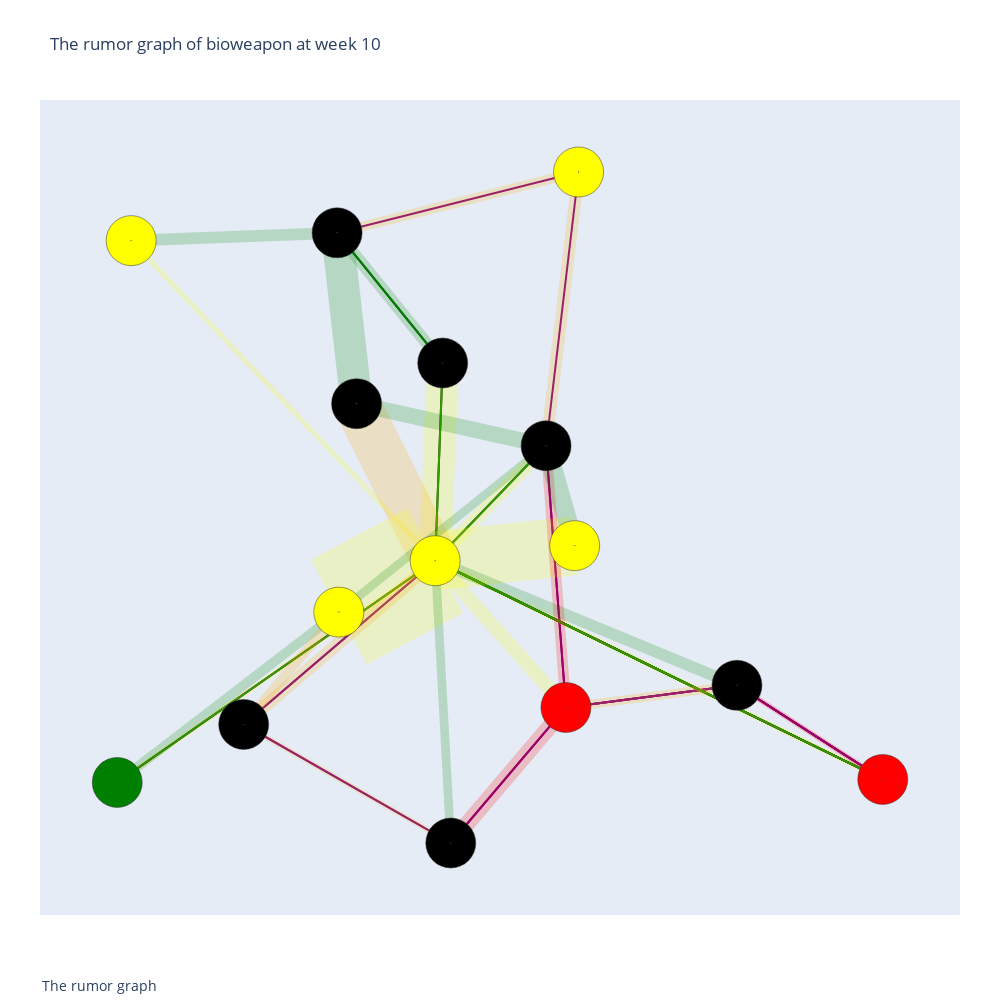

The notebook cell this image was saved under:
### Code cell
rm = 'bioweapon'
wk = 10
fig = plot_rumor(rm, wk, weekly_rumors[rm][wk], act_mapping, centres)
fig

### Figure 1 — Plotly figure (JSON) as saved in the notebook; plotly's stock layout.template omitted (floating-point values rounded to 4 significant figures)
{"data": [{"hoverinfo": "none", "line": {"color": "black", "width": 2}, "mode": "lines", "opacity": 1, "type": "scatter", "x": [-0.2586, -0.01502, null], "y": [0.8243, 0.4747, null]}, {"hoverinfo": "none", "line": {"color": "black", "width": 2}, "mode": "lines", "opacity": 1, "type": "scatter", "x": [-0.01502, -0.03239, null], "y": [0.4747, -0.05593, null]}, {"hoverinfo": "none", "line": {"color": "black", "width": 2}, "mode": "lines", "opacity": 1, "type": "scatter", "x": [-0.03239, 1.0, null], "y": [-0.05593, -0.6429, null]}, {"hoverinfo": "text", "marker": {"color": "grey", "opacity": 0}, "mode": "markers", "text": ["", "", ""], "type": "scatter", "x": [-0.1368, -0.0237, 0.4838], "y": [0.6495, 0.2094, -0.3494]}, {"hoverinfo": "none", "line": {"color": "purple", "width": 2}, "mode": "lines", "opacity": 1, "type": "scatter", "x": [-0.2586, 0.2984, null], "y": [0.8243, 0.9875, null]}, {"hoverinfo": "none", "line": {"color": "purple", "width": 2}, "mode": "lines", "opacity": 1, "type": "scatter", "x": [0.2984, 0.2234, null], "y": [0.9875, 0.2528, null]}, {"hoverinfo": "none", "line": {"color": "purple", "width": 2}, "mode": "lines", "opacity": 1, "type": "scatter", "x": [0.2234, 0.2692, null], "y": [0.2528, -0.4498, null]}, {"hoverinfo": "none", "line": {"color": "purple", "width": 2}, "mode": "lines", "opacity": 1, "type": "scatter", "x": [0.2692, 0.6638, null], "y": [-0.4498, -0.3903, null]}, {"hoverinfo": "none", "line": {"color": "purple", "width": 2}, "mode": "lines", "opacity": 1, "type": "scatter", "x": [0.6638, 1.0, null], "y": [-0.3903, -0.6429, null]}, {"hoverinfo": "text", "marker": {"color": "grey", "opacity": 0}, "mode": "markers", "text": ["", "", "", "", ""], "type": "scatter", "x": [0.01989, 0.2609, 0.2463, 0.4665, 0.8319], "y": [0.9059, 0.6201, -0.09851, -0.42, -0.5166]}, {"hoverinfo": "none", "line": {"color": "green", "width": 2}, "mode": "lines", "opacity": 1, "type": "scatter", "x": [-0.2586, -0.01502, null], "y": [0.8243, 0.4747, null]}, {"hoverinfo": "none", "line": {"color": "green", "width": 2}, "mode": "lines", "opacity": 1, "type": "scatter", "x": [-0.01502, -0.03239, null], "y": [0.4747, -0.05593, null]}, {"hoverinfo": "none", "line": {"color": "green", "width": 2}, "mode": "lines", "opacity": 1, "type": "scatter", "x": [-0.03239, 1.0, null], "y": [-0.05593, -0.6429, null]}, {"hoverinfo": "text", "marker": {"color": "grey", "opacity": 0}, "mode": "markers", "text": ["", "", ""], "type": "scatter", "x": [-0.1368, -0.0237, 0.4838], "y": [0.6495, 0.2094, -0.3494]}, {"hoverinfo": "none", "line": {"color": "black", "width": 2}, "mode": "lines", "opacity": 1, "type": "scatter", "x": [-0.7657, -0.03239, null], "y": [-0.651, -0.05593, null]}, {"hoverinfo": "none", "line": {"color": "black", "width": 2}, "mode": "lines", "opacity": 1, "type": "scatter", "x": [-0.03239, 1.0, null], "y": [-0.05593, -0.6429, null]}, {"hoverinfo": "text", "marker": {"color": "grey", "opacity": 0}, "mode": "markers", "text": ["", ""], "type": "scatter", "x": [-0.3991, 0.4838], "y": [-0.3535, -0.3494]}, {"hoverinfo": "none", "line": {"color": "purple", "width": 2}, "mode": "lines", "opacity": 1, "type": "scatter", "x": [-0.7657, -0.03239, null], "y": [-0.651, -0.05593, null]}, {"hoverinfo": "none", "line": {"color": "purple", "width": 2}, "mode": "lines", "opacity": 1, "type": "scatter", "x": [-0.03239, -0.4741, null], "y": [-0.05593, -0.4953, null]}, {"hoverinfo": "none", "line": {"color": "purple", "width": 2}, "mode": "lines", "opacity": 1, "type": "scatter", "x": [-0.4741, 0.003569, null], "y": [-0.4953, -0.8136, null]}, {"hoverinfo": "none", "line": {"color": "purple", "width": 2}, "mode": "lines", "opacity": 1, "type": "scatter", "x": [0.003569, 0.2692, null], "y": [-0.8136, -0.4498, null]}, {"hoverinfo": "none", "line": {"color": "purple", "width": 2}, "mode": "lines", "opacity": 1, "type": "scatter", "x": [0.2692, 0.6638, null], "y": [-0.4498, -0.3903, null]}, {"hoverinfo": "none", "line": {"color": "purple", "width": 2}, "mode": "lines", "opacity": 1, "type": "scatter", "x": [0.6638, 1.0, null], "y": [-0.3903, -0.6429, null]}, {"hoverinfo": "text", "marker": {"color": "grey", "opacity": 0}, "mode": "markers", "text": ["", "", "", "", "", ""], "type": "scatter", "x": [-0.3991, -0.2532, -0.2353, 0.1364, 0.4665, 0.8319], "y": [-0.3535, -0.2756, -0.6544, -0.6317, -0.42, -0.5166]}, {"hoverinfo": "none", "line": {"color": "green", "width": 2}, "mode": "lines", "opacity": 1, "type": "scatter", "x": [-0.7657, -0.03239, null], "y": [-0.651, -0.05593, null]}, {"hoverinfo": "none", "line": {"color": "green", "width": 2}, "mode": "lines", "opacity": 1, "type": "scatter", "x": [-0.03239, 1.0, null], "y": [-0.05593, -0.6429, null]}, {"hoverinfo": "text", "marker": {"color": "grey", "opacity": 0}, "mode": "markers", "text": ["", ""], "type": "scatter", "x": [-0.3991, 0.4838], "y": [-0.3535, -0.3494]}, {"hoverinfo": "none", "line": {"color": "black", "width": 2}, "mode": "lines", "opacity": 1, "type": "scatter", "x": [-0.03239, 1.0, null], "y": [-0.05593, -0.6429, null]}, {"hoverinfo": "text", "marker": {"color": "grey", "opacity": 0}, "mode": "markers", "text": [""], "type": "scatter", "x": [0.4838], "y": [-0.3494]}, {"hoverinfo": "none", "line": {"color": "purple", "width": 2}, "mode": "lines", "opacity": 1, "type": "scatter", "x": [-0.03239, -0.4741, null], "y": [-0.05593, -0.4953, null]}, {"hoverinfo": "none", "line": {"color": "purple", "width": 2}, "mode": "lines", "opacity": 1, "type": "scatter", "x": [-0.4741, 0.003569, null], "y": [-0.4953, -0.8136, null]}, {"hoverinfo": "none", "line": {"color": "purple", "width": 2}, "mode": "lines", "opacity": 1, "type": "scatter", "x": [0.003569, 0.2692, null], "y": [-0.8136, -0.4498, null]}, {"hoverinfo": "none", "line": {"color": "purple", "width": 2}, "mode": "lines", "opacity": 1, "type": "scatter", "x": [0.2692, 0.6638, null], "y": [-0.4498, -0.3903, null]}, {"hoverinfo": "none", "line": {"color": "purple", "width": 2}, "mode": "lines", "opacity": 1, "type": "scatter", "x": [0.6638, 1.0, null], "y": [-0.3903, -0.6429, null]}, {"hoverinfo": "text", "marker": {"color": "grey", "opacity": 0}, "mode": "markers", "text": ["", "", "", "", ""], "type": "scatter", "x": [-0.2532, -0.2353, 0.1364, 0.4665, 0.8319], "y": [-0.2756, -0.6544, -0.6317, -0.42, -0.5166]}, {"hoverinfo": "none", "line": {"color": "green", "width": 2}, "mode": "lines", "opacity": 1, "type": "scatter", "x": [-0.03239, 1.0, null], "y": [-0.05593, -0.6429, null]}, {"hoverinfo": "text", "marker": {"color": "grey", "opacity": 0}, "mode": "markers", "text": [""], "type": "scatter", "x": [0.4838], "y": [-0.3494]}, {"hoverinfo": "none", "line": {"color": "black", "width": 2}, "mode": "lines", "opacity": 1, "type": "scatter", "x": [0.2234, -0.03239, null], "y": [0.2528, -0.05593, null]}, {"hoverinfo": "none", "line": {"color": "black", "width": 2}, "mode": "lines", "opacity": 1, "type": "scatter", "x": [-0.03239, 1.0, null], "y": [-0.05593, -0.6429, null]}, {"hoverinfo": "text", "marker": {"color": "grey", "opacity": 0}, "mode": "markers", "text": ["", ""], "type": "scatter", "x": [0.09551, 0.4838], "y": [0.09841, -0.3494]}, {"hoverinfo": "none", "line": {"color": "purple", "width": 2}, "mode": "lines", "opacity": 1, "type": "scatter", "x": [0.2234, 0.2692, null], "y": [0.2528, -0.4498, null]}, {"hoverinfo": "none", "line": {"color": "purple", "width": 2}, "mode": "lines", "opacity": 1, "type": "scatter", "x": [0.2692, 0.6638, null], "y": [-0.4498, -0.3903, null]}, {"hoverinfo": "none", "line": {"color": "purple", "width": 2}, "mode": "lines", "opacity": 1, "type": "scatter", "x": [0.6638, 1.0, null], "y": [-0.3903, -0.6429, null]}, {"hoverinfo": "text", "marker": {"color": "grey", "opacity": 0}, "mode": "markers", "text": ["", "", ""], "type": "scatter", "x": [0.2463, 0.4665, 0.8319], "y": [-0.09851, -0.42, -0.5166]}, {"hoverinfo": "none", "line": {"color": "green", "width": 2}, "mode": "lines", "opacity": 1, "type": "scatter", "x": [0.2234, -0.03239, null], "y": [0.2528, -0.05593, null]}, {"hoverinfo": "none", "line": {"color": "green", "width": 2}, "mode": "lines", "opacity": 1, "type": "scatter", "x": [-0.03239, 1.0, null], "y": [-0.05593, -0.6429, null]}, {"hoverinfo": "text", "marker": {"color": "grey", "opacity": 0}, "mode": "markers", "text": ["", ""], "type": "scatter", "x": [0.09551, 0.4838], "y": [0.09841, -0.3494]}, {"hoverinfo": "none", "line": {"color": "yellow", "width": 5.26}, "mode": "lines", "opacity": 0.2, "type": "scatter", "x": [-0.7336, -0.03239, null], "y": [0.8032, -0.05593, null]}, {"hoverinfo": "none", "line": {"color": "green", "width": 11.82}, "mode": "lines", "opacity": 0.2, "type": "scatter", "x": [-0.7336, -0.2586, null], "y": [0.8032, 0.8243, null]}, {"hoverinfo": "none", "line": {"color": "yellow", "width": 32.02}, "mode": "lines", "opacity": 0.2, "type": "scatter", "x": [-0.03239, -0.01502, null], "y": [-0.05593, 0.4747, null]}, {"hoverinfo": "none", "line": {"color": "orange", "width": 47.19}, "mode": "lines", "opacity": 0.2, "type": "scatter", "x": [-0.03239, -0.2137, null], "y": [-0.05593, 0.3656, null]}, {"hoverinfo": "none", "line": {"color": "yellow", "width": 118.7}, "mode": "lines", "opacity": 0.2, "type": "scatter", "x": [-0.03239, -0.2547, null], "y": [-0.05593, -0.1938, null]}, {"hoverinfo": "none", "line": {"color": "yellow", "width": 5.26}, "mode": "lines", "opacity": 0.2, "type": "scatter", "x": [-0.03239, 1.0, null], "y": [-0.05593, -0.6429, null]}, {"hoverinfo": "none", "line": {"color": "yellow", "width": 13.79}, "mode": "lines", "opacity": 0.2, "type": "scatter", "x": [-0.03239, 0.2234, null], "y": [-0.05593, 0.2528, null]}, {"hoverinfo": "none", "line": {"color": "yellow", "width": 5.26}, "mode": "lines", "opacity": 0.2, "type": "scatter", "x": [-0.03239, -0.7657, null], "y": [-0.05593, -0.651, null]}, {"hoverinfo": "none", "line": {"color": "yellow", "width": 58.88}, "mode": "lines", "opacity": 0.2, "type": "scatter", "x": [-0.03239, 0.2894, null], "y": [-0.05593, -0.01547, null]}, {"hoverinfo": "none", "line": {"color": "orange", "width": 12.76}, "mode": "lines", "opacity": 0.2, "type": "scatter", "x": [-0.03239, -0.4741, null], "y": [-0.05593, -0.4953, null]}, {"hoverinfo": "none", "line": {"color": "yellow", "width": 13.79}, "mode": "lines", "opacity": 0.2, "type": "scatter", "x": [-0.03239, 0.2692, null], "y": [-0.05593, -0.4498, null]}, {"hoverinfo": "none", "line": {"color": "green", "width": 8.707}, "mode": "lines", "opacity": 0.2, "type": "scatter", "x": [-0.03239, 0.003569, null], "y": [-0.05593, -0.8136, null]}, {"hoverinfo": "none", "line": {"color": "green", "width": 11.59}, "mode": "lines", "opacity": 0.2, "type": "scatter", "x": [-0.03239, 0.6638, null], "y": [-0.05593, -0.3903, null]}, {"hoverinfo": "none", "line": {"color": "red", "width": 15.98}, "mode": "lines", "opacity": 0.2, "type": "scatter", "x": [0.2692, 0.003569, null], "y": [-0.4498, -0.8136, null]}, {"hoverinfo": "none", "line": {"color": "orange", "width": 8.93}, "mode": "lines", "opacity": 0.2, "type": "scatter", "x": [0.2692, 0.6638, null], "y": [-0.4498, -0.3903, null]}, {"hoverinfo": "none", "line": {"color": "red", "width": 10.85}, "mode": "lines", "opacity": 0.2, "type": "scatter", "x": [0.2692, 0.2234, null], "y": [-0.4498, 0.2528, null]}, {"hoverinfo": "none", "line": {"color": "green", "width": 31.97}, "mode": "lines", "opacity": 0.2, "type": "scatter", "x": [-0.2137, -0.2586, null], "y": [0.3656, 0.8243, null]}, {"hoverinfo": "none", "line": {"color": "green", "width": 15.98}, "mode": "lines", "opacity": 0.2, "type": "scatter", "x": [-0.2137, 0.2234, null], "y": [0.3656, 0.2528, null]}, {"hoverinfo": "none", "line": {"color": "green", "width": 9.8}, "mode": "lines", "opacity": 0.2, "type": "scatter", "x": [-0.7657, -0.2547, null], "y": [-0.651, -0.1938, null]}, {"hoverinfo": "none", "line": {"color": "orange", "width": 5.26}, "mode": "lines", "opacity": 0.2, "type": "scatter", "x": [-0.4741, 0.003569, null], "y": [-0.4953, -0.8136, null]}, {"hoverinfo": "none", "line": {"color": "orange", "width": 9.893}, "mode": "lines", "opacity": 0.2, "type": "scatter", "x": [-0.4741, -0.2547, null], "y": [-0.4953, -0.1938, null]}, {"hoverinfo": "none", "line": {"color": "orange", "width": 9.8}, "mode": "lines", "opacity": 0.2, "type": "scatter", "x": [-0.2586, 0.2984, null], "y": [0.8243, 0.9875, null]}, {"hoverinfo": "none", "line": {"color": "green", "width": 12.09}, "mode": "lines", "opacity": 0.2, "type": "scatter", "x": [-0.2586, -0.01502, null], "y": [0.8243, 0.4747, null]}, {"hoverinfo": "none", "line": {"color": "green", "width": 19.41}, "mode": "lines", "opacity": 0.2, "type": "scatter", "x": [0.2234, 0.2894, null], "y": [0.2528, -0.01547, null]}, {"hoverinfo": "none", "line": {"color": "orange", "width": 12.09}, "mode": "lines", "opacity": 0.2, "type": "scatter", "x": [0.2234, 0.2984, null], "y": [0.2528, 0.9875, null]}, {"hoverinfo": "none", "line": {"color": "green", "width": 8.555}, "mode": "lines", "opacity": 0.2, "type": "scatter", "x": [0.2234, -0.2547, null], "y": [0.2528, -0.1938, null]}, {"hoverinfo": "none", "line": {"color": "red", "width": 5.26}, "mode": "lines", "opacity": 0.2, "type": "scatter", "x": [0.6638, 1.0, null], "y": [-0.3903, -0.6429, null]}, {"hoverinfo": "none", "line": {"color": "yellow", "width": 13.21}, "mode": "lines", "opacity": 0.2, "type": "scatter", "x": [-0.2547, -0.2547, null], "y": [-0.1938, -0.1938, null]}, {"hoverinfo": "text", "marker": {"color": "grey", "opacity": 0}, "mode": "markers", "text": ["'weight': 2.6299617641307735<br>'d_suspicious': 0.0<br>'colors': [0. 1. 0. 0.]", "'weight': 5.911812388160363<br>'d_suspicious': 0.0<br>'colors': [1. 0. 0. 0.]", "'weight': 16.011694480766927<br>'d_suspicious': 0.0<br>'colors': [0.33333333 0.66666667 0.         0.        ]", "'weight': 23.59400503812264<br>'d_suspicious': 0.5<br>'colors': [0.25 0.25 0.5  0.  ]", "'weight': 59.37230002665271<br>'d_suspicious': 0.2222222222222222<br>'colors': [0.27777778 0.5        0.05555556 0.16666667]", "'weight': 2.6299617641307735<br>'d_suspicious': 0.5<br>'colors': [0.  0.5 0.  0.5]", "'weight': 6.892641641172089<br>'d_suspicious': 0.0<br>'colors': [0. 1. 0. 0.]", "'weight': 2.6299617641307735<br>'d_suspicious': 0.0<br>'colors': [0. 1. 0. 0.]", "'weight': 29.439327685014167<br>'d_suspicious': 0.0<br>'colors': [0.2 0.8 0.  0. ]", "'weight': 6.3818160174060985<br>'d_suspicious': 1.0<br>'colors': [0. 0. 1. 0.]", "'weight': 6.892641641172089<br>'d_suspicious': 0.0<br>'colors': [0. 1. 0. 0.]", "'weight': 4.3536677701138125<br>'d_suspicious': 0.0<br>'colors': [1. 0. 0. 0.]", "'weight': 5.794029352503979<br>'d_suspicious': 0.0<br>'colors': [1. 0. 0. 0.]", "'weight': 7.991253929840199<br>'d_suspicious': 1.0<br>'colors': [0. 0. 0. 1.]", "'weight': 4.464893405224037<br>'d_suspicious': 1.0<br>'colors': [0. 0. 1. 0.]", "'weight': 5.426304572378662<br>'d_suspicious': 1.0<br>'colors': [0. 0. 0. 1.]", "'weight': 15.982507859680398<br>'d_suspicious': 0.5<br>'colors': [0.5 0.  0.5 0. ]", "'weight': 7.991253929840199<br>'d_suspicious': 0.0<br>'colors': [1. 0. 0. 0.]", "'weight': 4.900211476481883<br>'d_suspicious': 0.0<br>'colors': [1. 0. 0. 0.]", "'weight': 2.6299617641307735<br>'d_suspicious': 1.0<br>'colors': [0. 0. 1. 0.]", "'weight': 4.9467314921167755<br>'d_suspicious': 1.0<br>'colors': [0. 0. 1. 0.]", "'weight': 4.900211476481883<br>'d_suspicious': 1.0<br>'colors': [0. 0. 1. 0.]", "'weight': 6.0453437807848855<br>'d_suspicious': 0.0<br>'colors': [1. 0. 0. 0.]", "'weight': 9.705864370338752<br>'d_suspicious': 0.0<br>'colors': [0.5 0.5 0.  0. ]", "'weight': 6.0453437807848855<br>'d_suspicious': 1.0<br>'colors': [0. 0. 1. 0.]", "'weight': 4.277681863135891<br>'d_suspicious': 0.0<br>'colors': [1. 0. 0. 0.]", "'weight': 2.6299617641307735<br>'d_suspicious': 1.0<br>'colors': [0. 0. 0. 1.]", "'weight': 6.604959568720308<br>'d_suspicious': 0.0<br>'colors': [0. 1. 0. 0.]"], "type": "scatter", "x": [-0.383, -0.4961, -0.0237, -0.123, -0.1435, 0.4838, 0.09551, -0.3991, 0.1285, -0.2532, 0.1184, -0.01441, 0.3157, 0.1364, 0.4665, 0.2463, -0.2361, 0.004873, -0.5102, -0.2353, -0.3644, 0.01989, -0.1368, 0.2564, 0.2609, -0.01563, 0.8319, -0.2547], "y": [0.3737, 0.8138, 0.2094, 0.1548, -0.1249, -0.3494, 0.09841, -0.3535, -0.0357, -0.2756, -0.2528, -0.4348, -0.2231, -0.6317, -0.42, -0.09851, 0.5949, 0.3092, -0.4224, -0.6544, -0.3446, 0.9059, 0.6495, 0.1186, 0.6201, 0.02945, -0.5166, -0.1938]}, {"hoverinfo": "text", "marker": {"color": ["yellow", "yellow", "red", "black", "green", "black", "black", "black", "black", "black", "black", "yellow", "yellow", "red", "yellow"], "line": {"color": "rgb(50,50,50)", "width": 0.5}, "size": 50, "symbol": "circle-dot"}, "mode": "markers", "name": "net", "text": ["'name':fan<br>'df': 128.47826086956522<br>'pop': -2.2849461508958586<br>'rt': 2.0869565217391304<br>'fav': 7.043478260869565<br>'color': [0.17391304 0.69565217 0.13043478 0.        ]<br>'freq': 23", "'name':coronavirus<br>'df': 6.610738255033557<br>'pop': -2.3473600399687022<br>'rt': 2.825503355704698<br>'fav': 6.156599552572707<br>'color': [0.25055928 0.5458613  0.12304251 0.08053691]<br>'freq': 447", "'name':c<br>'df': 738.75<br>'pop': -3.8645903408505546<br>'rt': 3.5<br>'fav': 4.0<br>'color': [0.   0.25 0.25 0.5 ]<br>'freq': 4", "'name':china<br>'df': 72.07317073170732<br>'pop': -2.6952540966873557<br>'rt': 3.5121951219512195<br>'fav': 8.24390243902439<br>'color': [0.46341463 0.29268293 0.14634146 0.09756098]<br>'freq': 41", "'name':SUPER:deadly_virus|deadly<br>'df': 738.75<br>'pop': -2.3786635058308447<br>'rt': 1.0<br>'fav': 0.5<br>'color': [0.5  0.25 0.   0.25]<br>'freq': 4", "'name':symptom<br>'df': 211.07142857142858<br>'pop': -1.9867506136317254<br>'rt': 0.42857142857142855<br>'fav': 0.7142857142857143<br>'color': [0.42857143 0.35714286 0.21428571 0.        ]<br>'freq': 14", "'name':SUPER:outbreak|virus_outbreak|epidemic<br>'df': 49.25<br>'pop': -1.0760787706707804<br>'rt': 3.966666666666667<br>'fav': 6.733333333333333<br>'color': [0.28333333 0.46666667 0.21666667 0.03333333]<br>'freq': 60", "'name':SUPER:health_official|official<br>'df': 101.89655172413794<br>'pop': -1.7538619196728737<br>'rt': 6.758620689655173<br>'fav': 13.827586206896552<br>'color': [0.34482759 0.4137931  0.17241379 0.06896552]<br>'freq': 29", "'name':SUPER:virus_outbreak|virus|infection<br>'df': 67.1590909090909<br>'pop': -2.623327617910032<br>'rt': 6.681818181818182<br>'fav': 9.568181818181818<br>'color': [0.43181818 0.22727273 0.27272727 0.06818182]<br>'freq': 44", "'name':claim<br>'df': 295.5<br>'pop': -1.745023857955142<br>'rt': 3.3<br>'fav': 9.7<br>'color': [0.3 0.3 0.2 0.2]<br>'freq': 10", "'name':SUPER:deadly_virus|vaccine<br>'df': 173.8235294117647<br>'pop': -2.7473011298770365<br>'rt': 1.2352941176470589<br>'fav': 1.9411764705882353<br>'color': [0.47058824 0.23529412 0.11764706 0.17647059]<br>'freq': 17", "'name':person<br>'df': 197.0<br>'pop': -2.5605788184681657<br>'rt': 19.533333333333335<br>'fav': 23.466666666666665<br>'color': [0.26666667 0.6        0.13333333 0.        ]<br>'freq': 15", "'name':SUPER:worker|employee<br>'df': 82.08333333333333<br>'pop': -3.6847250323065435<br>'rt': 1.6944444444444444<br>'fav': 1.4444444444444444<br>'color': [0.30555556 0.52777778 0.08333333 0.08333333]<br>'freq': 36", "'name':bioweapon<br>'df': 738.75<br>'pop': -3.220842474108931<br>'rt': 1.75<br>'fav': 1.25<br>'color': [0.   0.25 0.   0.75]<br>'freq': 4", "'name':SUPER:panic|panic_buying|surge<br>'df': 89.54545454545455<br>'pop': -2.2364712020491497<br>'rt': 3.0303030303030303<br>'fav': 6.2727272727272725<br>'color': [0.18181818 0.51515152 0.3030303  0.        ]<br>'freq': 33"], "type": "scatter", "x": [-0.7336, -0.03239, 0.2692, -0.2137, -0.7657, -0.4741, -0.2586, -0.01502, 0.2234, 0.003569, 0.6638, 0.2894, -0.2547, 1.0, 0.2984], "y": [0.8032, -0.05593, -0.4498, 0.3656, -0.651, -0.4953, 0.8243, 0.4747, 0.2528, -0.8136, -0.3903, -0.01547, -0.1938, -0.6429, 0.9875]}], "layout": {"annotations": [{"font": {"size": 14}, "showarrow": false, "text": "The rumor graph", "x": 0, "xanchor": "left", "xref": "paper", "y": -0.1, "yanchor": "bottom", "yref": "paper"}], "autosize": false, "font": {"size": 12}, "height": 1000, "hovermode": "closest", "margin": {"b": 85, "l": 40, "r": 40, "t": 100}, "showlegend": false, "title": {"text": "The rumor graph of bioweapon at week 10"}, "width": 1000, "xaxis": {"showgrid": false, "showline": false, "showticklabels": false, "title": {"text": ""}, "zeroline": false}, "yaxis": {"showgrid": false, "showline": false, "showticklabels": false, "title": {"text": ""}, "zeroline": false}}}
